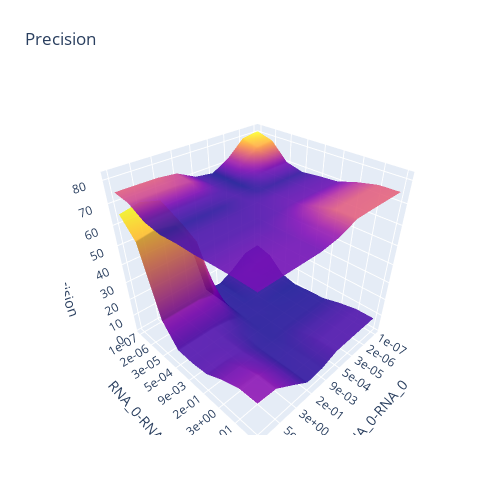

Notebook source saved alongside this figure:
### Markdown cell above
# Stacked

### Code cell
slices = [slice(x.shape[1]), slice(x.shape[2]), 0, 0, 0, 0]
xmax = np.max(x[tuple([slice(x.shape[0])] + slices)])

surfs = []
pi = 0
for si in range(n_species):
    if si == sig_idx:
        continue
    surfs.append(go.Surface(z=x[tuple([si] + slices)] +
                 xmax * pi, showscale=False, opacity=0.9))
    pi += 1
    # surfs.append(go.Surface(z=x[si, :, :, 0, 0, 0, 0] + si * xmax, showscale=False, opacity=0.9))

fig = go.Figure(data=surfs)

fig.update_layout(title=prettify_keys_for_label(analytic_name), autosize=False,
                  width=500, height=500,
                  margin=dict(l=65, r=50, b=65, t=90),
                  scene=dict(
    xaxis=dict(
        tickmode="array",
        ticktext=[f'{p:.0e}' for p in param_range],
        tickvals=np.arange(x.shape[1]),
        title=f"{choice11}-{choice12}"
    ),
    yaxis=dict(
        tickmode="array",
        ticktext=[f'{p:.0e}' for p in param_range],
        tickvals=np.arange(x.shape[1]),
        title=f"{choice21}-{choice22}"
    ), 
    zaxis=dict(title=prettify_keys_for_label(analytic_name))
))

# fig.write_html(f'stacked_{analytic_name}_{choice11}-{choice12}.html')

### Figure 1 — Plotly figure (JSON) as saved in the notebook; plotly's stock layout.template omitted (floating-point values rounded to 4 significant figures)
{"data": [{"opacity": 0.9, "showscale": false, "type": "surface", "z": [[13.9, 13.01, 6.7, 1.962, 3.19, 48.08, 64.31, 67.06, 65.11], [11.66, 11.07, 6.321, 1.969, 3.169, 43.04, 55.83, 57.67, 56.06], [3.562, 3.61, 3.641, 2.088, 2.912, 17.43, 19.96, 20.08, 19.87], [1.425, 1.615, 2.09, 2.719, 2.649, 6.869, 8.295, 8.384, 8.463], [2.387, 2.387, 2.398, 2.561, 2.427, 4.652, 7.863, 8.234, 8.196], [3.008, 3.009, 3.009, 3.024, 2.572, 3.354, 8.039, 9.288, 9.375], [5.778, 5.779, 5.776, 5.731, 3.784, 3.6, 9.628, 14.08, 14.47], [7.776, 7.776, 7.77, 7.676, 4.622, 4.028, 11.0, 17.6, 18.24], [7.984, 7.984, 7.978, 7.878, 4.713, 4.07, 11.16, 17.98, 18.64]]}, {"opacity": 0.9, "showscale": false, "type": "surface", "z": [[80.96, 79.78, 72.48, 67.9, 69.15, 73.77, 74.76, 74.86, 74.87], [78.72, 77.88, 72.17, 67.91, 69.14, 73.06, 73.74, 73.79, 73.8], [70.62, 70.57, 69.93, 67.97, 68.98, 69.48, 69.51, 69.51, 69.51], [68.49, 68.49, 68.49, 68.49, 69.03, 68.43, 68.3, 68.3, 68.3], [69.45, 69.45, 69.45, 69.5, 69.24, 69.07, 69.07, 69.08, 69.08], [70.07, 70.07, 70.07, 70.06, 69.5, 69.22, 69.22, 69.22, 69.22], [72.84, 72.84, 72.84, 72.78, 70.74, 69.84, 69.84, 69.85, 69.85], [74.84, 74.84, 74.83, 74.72, 71.58, 70.29, 70.3, 70.32, 70.32], [75.05, 75.05, 75.04, 74.92, 71.67, 70.33, 70.34, 70.37, 70.37]]}], "layout": {"autosize": false, "height": 500, "margin": {"b": 65, "l": 65, "r": 50, "t": 90}, "scene": {"xaxis": {"tickmode": "array", "ticktext": ["1e-07", "2e-06", "3e-05", "5e-04", "9e-03", "2e-01", "3e+00", "5e+01", "9e+02"], "tickvals": [0, 1, 2, 3, 4, 5, 6, 7, 8], "title": {"text": "RNA_0-RNA_0"}}, "yaxis": {"tickmode": "array", "ticktext": ["1e-07", "2e-06", "3e-05", "5e-04", "9e-03", "2e-01", "3e+00", "5e+01", "9e+02"], "tickvals": [0, 1, 2, 3, 4, 5, 6, 7, 8], "title": {"text": "RNA_0-RNA_1"}}, "zaxis": {"title": {"text": "Precision"}}}, "title": {"text": "Precision"}, "width": 500}}
